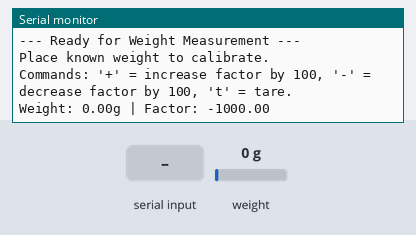
This sketch was run on a simulated ESP8266 (NodeMCU). Parts: the last lines printed to the serial monitor. The inputs (shaded band) are chosen by the test bench; at power-on: weight on the scale 0 g. WiFi joins after 1.5 s; servers stay silent unless stated; network time is answered at once with the bench clock; the local clock reads 2024-03-15 10:24:30 at power-on unless the sketch sets it; the Firebase database answers and starts empty.

Above: at 7.3 s.
7.4 s: "+" received over Serial
At 8.1 s:
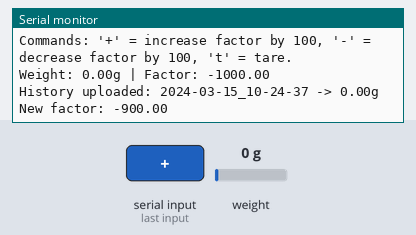
9.2 s: "t" received over Serial
At 11.3 s:
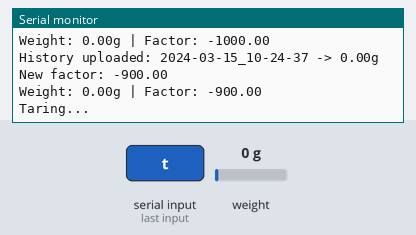
14.1 s: weight on the scale set to 100 g
At 16.5 s:
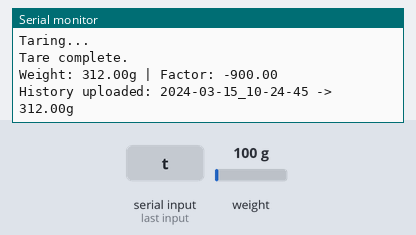
Timing chart, 0 to 18.0 s (numbered marks = the images above; inputs shaded):
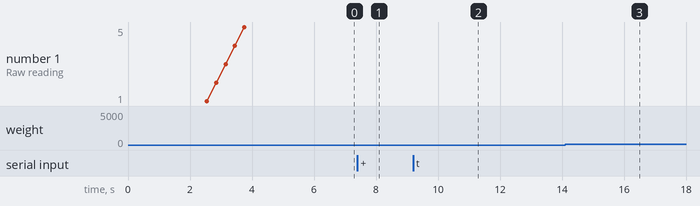

Measured:
- after the input at 7.4 s, the serial monitor: prints a new line after 0.05 s (image 1)
- after the input at 9.2 s, the serial monitor: prints a new line after 1.4 s (image 2)
- after the input at 14.1 s, the serial monitor: prints a new line after 1.5 s (image 3)

The sketch:

IOT_CW_jul6a.ino
```cpp
#include <Arduino.h>
#include <ESP8266WiFi.h>
#include "HX711.h"
#include <ESP8266Firebase.h>
#include <NTPClient.h>
#include <WiFiUdp.h>
#include <time.h>


#define WIFI_SSID "DESKTOP-MGI8FHS_4192"
#define WIFI_PASSWORD "8q2103!K"
#define FIREBASE_URL "https://grainguard-c1dbd-default-rtdb.firebaseio.com/"


#define USER_ID "YseVsgVE2hXlcmAfH9r7gt6uZ312"
#define CONTAINER_NAME "sugar"

Firebase firebase(FIREBASE_URL);


const int DATA_PIN = 12;
const int CLOCK_PIN = 13;

HX711 loadCell;


static float calibration_factor = -1000;


WiFiUDP ntpUDP;
NTPClient timeClient(ntpUDP, "pool.ntp.org", 19800, 60000);


float last_uploaded_weight = -999.0;
const float WEIGHT_CHANGE_THRESHOLD = 1.0;


void initializeScale();
void showInitialReadings();
void checkUserInput();
void displayDataAndUpload();
void connectToWiFi();
void testFirebaseConnection();
void initializeNTPClient();

void setup() {
  Serial.begin(9600);
  while (!Serial);
  Serial.println("\n--- ESP8266 Weight to Firebase Tool ---");

  connectToWiFi();
  initializeNTPClient();
  testFirebaseConnection();
  initializeScale();
  showInitialReadings();

  Serial.println("\nTaring the scale (setting current reading as zero)...");
  loadCell.tare(20);
  loadCell.set_scale(calibration_factor);

  Serial.println("\n--- Ready for Weight Measurement ---");
  Serial.println("Place known weight to calibrate.");
  Serial.println("Commands: '+' = increase factor by 100, '-' = decrease factor by 100, 't' = tare.");
}

void loop() {
  displayDataAndUpload();
  checkUserInput();
  delay(2000);
}

void connectToWiFi() {
  Serial.print("Connecting to WiFi");
  WiFi.begin(WIFI_SSID, WIFI_PASSWORD);
  while (WiFi.status() != WL_CONNECTED) {
    Serial.print(".");
    delay(500);
  }
  Serial.println();
  Serial.println("WiFi Connected!");
  Serial.print("IP Address: ");
  Serial.println(WiFi.localIP());
}

void initializeNTPClient() {
  Serial.println("Initializing NTP client...");
  timeClient.begin();
  while (!timeClient.update()) {
    Serial.print("Waiting for NTP sync...");
    delay(1000);
  }
  Serial.println("NTP time synchronized!");
}

void testFirebaseConnection() {
  Serial.println("Attempting to connect to Firebase...");
  if (firebase.setString("ConnectionTest", "Testing")) {
    Serial.println("Firebase write successful!");
    String readValue = firebase.getString("ConnectionTest");
    if (readValue == "Testing") {
      Serial.println("Firebase read successful!");
      Serial.println("Firebase connection verified!");
      String deviceStatusPath = String("users/") + USER_ID + "/deviceStatus";
      firebase.setString(deviceStatusPath, "Device Connected");
    } else {
      Serial.println("Failed to read from Firebase - connection issue.");
      Serial.print("Received value: ");
      Serial.println(readValue);
    }
  } else {
    Serial.println("Failed to write to Firebase - check URL/rules.");
  }
}

void initializeScale() {
  pinMode(CLOCK_PIN, OUTPUT);
  digitalWrite(CLOCK_PIN, LOW);

  loadCell.begin(DATA_PIN, CLOCK_PIN);
  loadCell.power_down();
  delay(500);
  loadCell.power_up();
  Serial.println("HX711 scale initialized.");
}

void showInitialReadings() {
  Serial.println("Reading initial raw values (no weight)...");
  for (byte count = 0; count < 5; count++) {
    Serial.print("Raw reading ");
    Serial.print(count + 1);
    Serial.print(": ");
    Serial.println(loadCell.read());
    delay(200);
  }
}

void checkUserInput() {
  if (Serial.available()) {
    char command = Serial.read();
    switch (command) {
      case '+':
        calibration_factor += 100;
        loadCell.set_scale(calibration_factor);
        Serial.print("New factor: ");
        Serial.println(calibration_factor);
        break;
      case '-':
        calibration_factor -= 100;
        loadCell.set_scale(calibration_factor);
        Serial.print("New factor: ");
        Serial.println(calibration_factor);
        break;
      case 't':
        Serial.println("Taring...");
        loadCell.tare(20);
        Serial.println("Tare complete.");
        last_uploaded_weight = -999.0;
        break;
      default:
        break;
    }
  }
}

void displayDataAndUpload() {
  float units = loadCell.get_units(10);
  float weight_grams = units * 3.12;

  Serial.print("Weight: ");
  Serial.print(weight_grams, 2);
  Serial.print("g");
  Serial.print(" | Factor: ");
  Serial.println(calibration_factor);


  String containerPath = String("users/") + USER_ID + "/containers/" + CONTAINER_NAME;


  if (WiFi.status() == WL_CONNECTED) {
    String currentWeightPath = containerPath + "/currentWeight";
    if (!firebase.setFloat(currentWeightPath, weight_grams)) {
      Serial.println("Firebase 'currentWeight' upload failed!");
    }
  } else {
    Serial.println("WiFi disconnected. Attempting to reconnect...");
    WiFi.begin(WIFI_SSID, WIFI_PASSWORD);
    delay(1000);
  }


  if (WiFi.status() == WL_CONNECTED && (abs(weight_grams - last_uploaded_weight) >= WEIGHT_CHANGE_THRESHOLD || last_uploaded_weight == -999.0)) {
    timeClient.update();
    unsigned long epochTime = timeClient.getEpochTime();

    char timestampBuffer[25];
    time_t rawtime = epochTime;
    struct tm * ti = localtime(&rawtime);

    sprintf(timestampBuffer, "%04d-%02d-%02d_%02d-%02d-%02d",
            ti->tm_year + 1900, ti->tm_mon + 1, ti->tm_mday,
            ti->tm_hour, ti->tm_min, ti->tm_sec);

    String historyPath = containerPath + "/weightHistory/" + String(timestampBuffer);

    if (firebase.setFloat(historyPath, weight_grams)) {
      Serial.print("History uploaded: ");
      Serial.print(timestampBuffer);
      Serial.print(" -> ");
      Serial.print(weight_grams, 2);
      Serial.println("g");
      last_uploaded_weight = weight_grams;
    } else {
      Serial.println("Firebase 'weightHistory' upload failed!");
    }
  }
}
```
